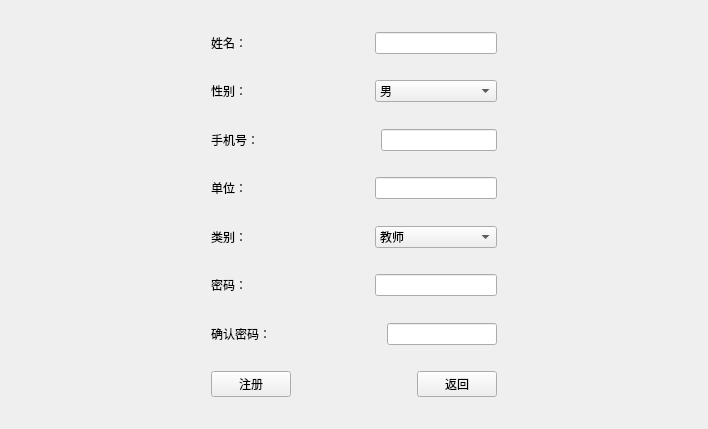
<?xml version="1.0" encoding="UTF-8"?>
<ui version="4.0">
 <class>RegisterWidget</class>
 <widget class="QWidget" name="RegisterWidget">
  <property name="geometry">
   <rect>
    <x>0</x>
    <y>0</y>
    <width>708</width>
    <height>429</height>
   </rect>
  </property>
  <property name="windowTitle">
   <string>Form</string>
  </property>
  <layout class="QVBoxLayout" name="verticalLayout">
   <item>
    <spacer name="verticalSpacer">
     <property name="orientation">
      <enum>Qt::Vertical</enum>
     </property>
     <property name="sizeHint" stdset="0">
      <size>
       <width>20</width>
       <height>40</height>
      </size>
     </property>
    </spacer>
   </item>
   <item>
    <layout class="QHBoxLayout" name="horizontalLayout">
     <item>
      <spacer name="horizontalSpacer">
       <property name="orientation">
        <enum>Qt::Horizontal</enum>
       </property>
       <property name="sizeType">
        <enum>QSizePolicy::Fixed</enum>
       </property>
       <property name="sizeHint" stdset="0">
        <size>
         <width>200</width>
         <height>20</height>
        </size>
       </property>
      </spacer>
     </item>
     <item>
      <widget class="QLabel" name="label">
       <property name="text">
        <string>姓名：</string>
       </property>
      </widget>
     </item>
     <item>
      <spacer name="horizontalSpacer_15">
       <property name="orientation">
        <enum>Qt::Horizontal</enum>
       </property>
       <property name="sizeHint" stdset="0">
        <size>
         <width>40</width>
         <height>20</height>
        </size>
       </property>
      </spacer>
     </item>
     <item>
      <widget class="QLineEdit" name="m_nameLlineEdit"/>
     </item>
     <item>
      <spacer name="horizontalSpacer_14">
       <property name="orientation">
        <enum>Qt::Horizontal</enum>
       </property>
       <property name="sizeType">
        <enum>QSizePolicy::Fixed</enum>
       </property>
       <property name="sizeHint" stdset="0">
        <size>
         <width>200</width>
         <height>20</height>
        </size>
       </property>
      </spacer>
     </item>
    </layout>
   </item>
   <item>
    <spacer name="verticalSpacer_3">
     <property name="orientation">
      <enum>Qt::Vertical</enum>
     </property>
     <property name="sizeHint" stdset="0">
      <size>
       <width>20</width>
       <height>40</height>
      </size>
     </property>
    </spacer>
   </item>
   <item>
    <layout class="QHBoxLayout" name="horizontalLayout_2">
     <item>
      <spacer name="horizontalSpacer_2">
       <property name="orientation">
        <enum>Qt::Horizontal</enum>
       </property>
       <property name="sizeType">
        <enum>QSizePolicy::Fixed</enum>
       </property>
       <property name="sizeHint" stdset="0">
        <size>
         <width>200</width>
         <height>20</height>
        </size>
       </property>
      </spacer>
     </item>
     <item>
      <widget class="QLabel" name="label_2">
       <property name="text">
        <string>性别：</string>
       </property>
      </widget>
     </item>
     <item>
      <spacer name="horizontalSpacer_16">
       <property name="orientation">
        <enum>Qt::Horizontal</enum>
       </property>
       <property name="sizeHint" stdset="0">
        <size>
         <width>40</width>
         <height>20</height>
        </size>
       </property>
      </spacer>
     </item>
     <item>
      <widget class="QComboBox" name="m_genderComboBox">
       <property name="sizePolicy">
        <sizepolicy hsizetype="Expanding" vsizetype="Fixed">
         <horstretch>0</horstretch>
         <verstretch>0</verstretch>
        </sizepolicy>
       </property>
       <item>
        <property name="text">
         <string>男</string>
        </property>
       </item>
       <item>
        <property name="text">
         <string>女</string>
        </property>
       </item>
      </widget>
     </item>
     <item>
      <spacer name="horizontalSpacer_12">
       <property name="orientation">
        <enum>Qt::Horizontal</enum>
       </property>
       <property name="sizeType">
        <enum>QSizePolicy::Fixed</enum>
       </property>
       <property name="sizeHint" stdset="0">
        <size>
         <width>200</width>
         <height>20</height>
        </size>
       </property>
      </spacer>
     </item>
    </layout>
   </item>
   <item>
    <spacer name="verticalSpacer_4">
     <property name="orientation">
      <enum>Qt::Vertical</enum>
     </property>
     <property name="sizeHint" stdset="0">
      <size>
       <width>20</width>
       <height>40</height>
      </size>
     </property>
    </spacer>
   </item>
   <item>
    <layout class="QHBoxLayout" name="horizontalLayout_3">
     <item>
      <spacer name="horizontalSpacer_3">
       <property name="orientation">
        <enum>Qt::Horizontal</enum>
       </property>
       <property name="sizeType">
        <enum>QSizePolicy::Fixed</enum>
       </property>
       <property name="sizeHint" stdset="0">
        <size>
         <width>200</width>
         <height>20</height>
        </size>
       </property>
      </spacer>
     </item>
     <item>
      <widget class="QLabel" name="label_3">
       <property name="text">
        <string>手机号：</string>
       </property>
      </widget>
     </item>
     <item>
      <spacer name="horizontalSpacer_17">
       <property name="orientation">
        <enum>Qt::Horizontal</enum>
       </property>
       <property name="sizeHint" stdset="0">
        <size>
         <width>40</width>
         <height>20</height>
        </size>
       </property>
      </spacer>
     </item>
     <item>
      <widget class="QLineEdit" name="m_mobileLineEdit"/>
     </item>
     <item>
      <spacer name="horizontalSpacer_10">
       <property name="orientation">
        <enum>Qt::Horizontal</enum>
       </property>
       <property name="sizeType">
        <enum>QSizePolicy::Fixed</enum>
       </property>
       <property name="sizeHint" stdset="0">
        <size>
         <width>200</width>
         <height>20</height>
        </size>
       </property>
      </spacer>
     </item>
    </layout>
   </item>
   <item>
    <spacer name="verticalSpacer_5">
     <property name="orientation">
      <enum>Qt::Vertical</enum>
     </property>
     <property name="sizeHint" stdset="0">
      <size>
       <width>20</width>
       <height>40</height>
      </size>
     </property>
    </spacer>
   </item>
   <item>
    <layout class="QHBoxLayout" name="horizontalLayout_4">
     <item>
      <spacer name="horizontalSpacer_4">
       <property name="orientation">
        <enum>Qt::Horizontal</enum>
       </property>
       <property name="sizeType">
        <enum>QSizePolicy::Fixed</enum>
       </property>
       <property name="sizeHint" stdset="0">
        <size>
         <width>200</width>
         <height>20</height>
        </size>
       </property>
      </spacer>
     </item>
     <item>
      <widget class="QLabel" name="label_4">
       <property name="text">
        <string>单位：</string>
       </property>
      </widget>
     </item>
     <item>
      <spacer name="horizontalSpacer_18">
       <property name="orientation">
        <enum>Qt::Horizontal</enum>
       </property>
       <property name="sizeHint" stdset="0">
        <size>
         <width>40</width>
         <height>20</height>
        </size>
       </property>
      </spacer>
     </item>
     <item>
      <widget class="QLineEdit" name="m_unitLineEdit"/>
     </item>
     <item>
      <spacer name="horizontalSpacer_11">
       <property name="orientation">
        <enum>Qt::Horizontal</enum>
       </property>
       <property name="sizeType">
        <enum>QSizePolicy::Fixed</enum>
       </property>
       <property name="sizeHint" stdset="0">
        <size>
         <width>200</width>
         <height>20</height>
        </size>
       </property>
      </spacer>
     </item>
    </layout>
   </item>
   <item>
    <spacer name="verticalSpacer_6">
     <property name="orientation">
      <enum>Qt::Vertical</enum>
     </property>
     <property name="sizeHint" stdset="0">
      <size>
       <width>20</width>
       <height>40</height>
      </size>
     </property>
    </spacer>
   </item>
   <item>
    <layout class="QHBoxLayout" name="horizontalLayout_5">
     <item>
      <spacer name="horizontalSpacer_9">
       <property name="orientation">
        <enum>Qt::Horizontal</enum>
       </property>
       <property name="sizeType">
        <enum>QSizePolicy::Fixed</enum>
       </property>
       <property name="sizeHint" stdset="0">
        <size>
         <width>200</width>
         <height>20</height>
        </size>
       </property>
      </spacer>
     </item>
     <item>
      <widget class="QLabel" name="label_5">
       <property name="text">
        <string>类别：</string>
       </property>
      </widget>
     </item>
     <item>
      <spacer name="horizontalSpacer_19">
       <property name="orientation">
        <enum>Qt::Horizontal</enum>
       </property>
       <property name="sizeHint" stdset="0">
        <size>
         <width>40</width>
         <height>20</height>
        </size>
       </property>
      </spacer>
     </item>
     <item>
      <widget class="QComboBox" name="m_roleComboBox">
       <property name="sizePolicy">
        <sizepolicy hsizetype="Expanding" vsizetype="Fixed">
         <horstretch>0</horstretch>
         <verstretch>0</verstretch>
        </sizepolicy>
       </property>
       <item>
        <property name="text">
         <string>教师</string>
        </property>
       </item>
       <item>
        <property name="text">
         <string>研究生</string>
        </property>
       </item>
       <item>
        <property name="text">
         <string>本科生</string>
        </property>
       </item>
       <item>
        <property name="text">
         <string>其他</string>
        </property>
       </item>
      </widget>
     </item>
     <item>
      <spacer name="horizontalSpacer_5">
       <property name="orientation">
        <enum>Qt::Horizontal</enum>
       </property>
       <property name="sizeType">
        <enum>QSizePolicy::Fixed</enum>
       </property>
       <property name="sizeHint" stdset="0">
        <size>
         <width>200</width>
         <height>20</height>
        </size>
       </property>
      </spacer>
     </item>
    </layout>
   </item>
   <item>
    <spacer name="verticalSpacer_7">
     <property name="orientation">
      <enum>Qt::Vertical</enum>
     </property>
     <property name="sizeHint" stdset="0">
      <size>
       <width>20</width>
       <height>40</height>
      </size>
     </property>
    </spacer>
   </item>
   <item>
    <layout class="QHBoxLayout" name="horizontalLayout_6">
     <item>
      <spacer name="horizontalSpacer_8">
       <property name="orientation">
        <enum>Qt::Horizontal</enum>
       </property>
       <property name="sizeType">
        <enum>QSizePolicy::Fixed</enum>
       </property>
       <property name="sizeHint" stdset="0">
        <size>
         <width>200</width>
         <height>20</height>
        </size>
       </property>
      </spacer>
     </item>
     <item>
      <widget class="QLabel" name="label_6">
       <property name="text">
        <string>密码：</string>
       </property>
      </widget>
     </item>
     <item>
      <spacer name="horizontalSpacer_20">
       <property name="orientation">
        <enum>Qt::Horizontal</enum>
       </property>
       <property name="sizeHint" stdset="0">
        <size>
         <width>40</width>
         <height>20</height>
        </size>
       </property>
      </spacer>
     </item>
     <item>
      <widget class="QLineEdit" name="m_passwordLineEdit">
       <property name="echoMode">
        <enum>QLineEdit::Password</enum>
       </property>
      </widget>
     </item>
     <item>
      <spacer name="horizontalSpacer_6">
       <property name="orientation">
        <enum>Qt::Horizontal</enum>
       </property>
       <property name="sizeType">
        <enum>QSizePolicy::Fixed</enum>
       </property>
       <property name="sizeHint" stdset="0">
        <size>
         <width>200</width>
         <height>20</height>
        </size>
       </property>
      </spacer>
     </item>
    </layout>
   </item>
   <item>
    <spacer name="verticalSpacer_8">
     <property name="orientation">
      <enum>Qt::Vertical</enum>
     </property>
     <property name="sizeHint" stdset="0">
      <size>
       <width>20</width>
       <height>40</height>
      </size>
     </property>
    </spacer>
   </item>
   <item>
    <layout class="QHBoxLayout" name="horizontalLayout_7">
     <item>
      <spacer name="horizontalSpacer_7">
       <property name="orientation">
        <enum>Qt::Horizontal</enum>
       </property>
       <property name="sizeType">
        <enum>QSizePolicy::Fixed</enum>
       </property>
       <property name="sizeHint" stdset="0">
        <size>
         <width>200</width>
         <height>20</height>
        </size>
       </property>
      </spacer>
     </item>
     <item>
      <widget class="QLabel" name="label_7">
       <property name="text">
        <string>确认密码：</string>
       </property>
      </widget>
     </item>
     <item>
      <spacer name="horizontalSpacer_21">
       <property name="orientation">
        <enum>Qt::Horizontal</enum>
       </property>
       <property name="sizeHint" stdset="0">
        <size>
         <width>40</width>
         <height>20</height>
        </size>
       </property>
      </spacer>
     </item>
     <item>
      <widget class="QLineEdit" name="m_passwordConfirmLineEdit">
       <property name="echoMode">
        <enum>QLineEdit::Password</enum>
       </property>
      </widget>
     </item>
     <item>
      <spacer name="horizontalSpacer_13">
       <property name="orientation">
        <enum>Qt::Horizontal</enum>
       </property>
       <property name="sizeType">
        <enum>QSizePolicy::Fixed</enum>
       </property>
       <property name="sizeHint" stdset="0">
        <size>
         <width>200</width>
         <height>20</height>
        </size>
       </property>
      </spacer>
     </item>
    </layout>
   </item>
   <item>
    <spacer name="verticalSpacer_9">
     <property name="orientation">
      <enum>Qt::Vertical</enum>
     </property>
     <property name="sizeHint" stdset="0">
      <size>
       <width>20</width>
       <height>40</height>
      </size>
     </property>
    </spacer>
   </item>
   <item>
    <layout class="QHBoxLayout" name="horizontalLayout_8">
     <item>
      <spacer name="horizontalSpacer_22">
       <property name="orientation">
        <enum>Qt::Horizontal</enum>
       </property>
       <property name="sizeType">
        <enum>QSizePolicy::Fixed</enum>
       </property>
       <property name="sizeHint" stdset="0">
        <size>
         <width>200</width>
         <height>20</height>
        </size>
       </property>
      </spacer>
     </item>
     <item>
      <widget class="QPushButton" name="m_registerButton">
       <property name="text">
        <string>注册</string>
       </property>
      </widget>
     </item>
     <item>
      <spacer name="horizontalSpacer_24">
       <property name="orientation">
        <enum>Qt::Horizontal</enum>
       </property>
       <property name="sizeHint" stdset="0">
        <size>
         <width>40</width>
         <height>20</height>
        </size>
       </property>
      </spacer>
     </item>
     <item>
      <widget class="QPushButton" name="m_returnButton">
       <property name="text">
        <string>返回</string>
       </property>
      </widget>
     </item>
     <item>
      <spacer name="horizontalSpacer_23">
       <property name="orientation">
        <enum>Qt::Horizontal</enum>
       </property>
       <property name="sizeType">
        <enum>QSizePolicy::Fixed</enum>
       </property>
       <property name="sizeHint" stdset="0">
        <size>
         <width>200</width>
         <height>20</height>
        </size>
       </property>
      </spacer>
     </item>
    </layout>
   </item>
   <item>
    <spacer name="verticalSpacer_2">
     <property name="orientation">
      <enum>Qt::Vertical</enum>
     </property>
     <property name="sizeHint" stdset="0">
      <size>
       <width>20</width>
       <height>40</height>
      </size>
     </property>
    </spacer>
   </item>
  </layout>
 </widget>
 <resources/>
 <connections/>
</ui>
